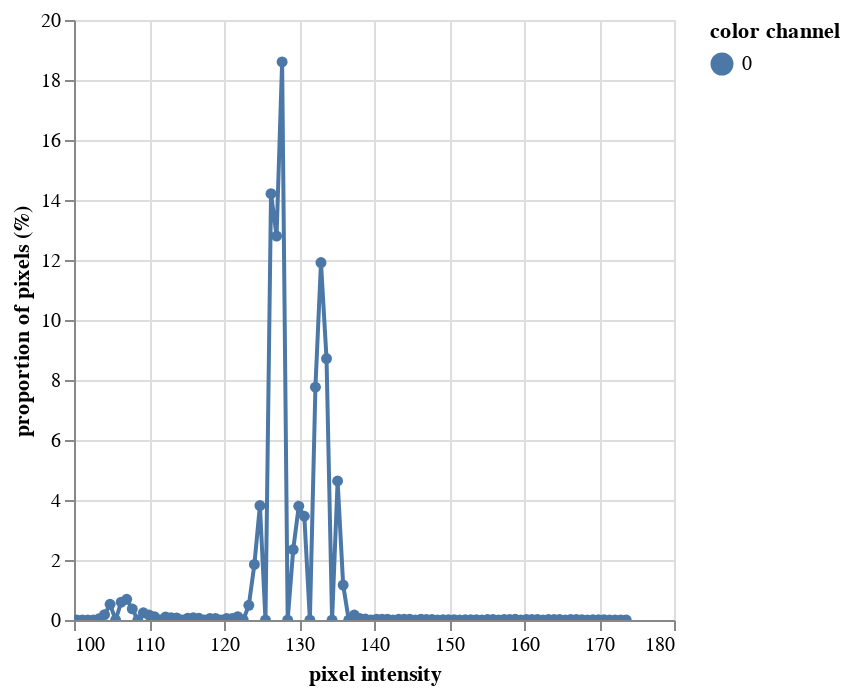
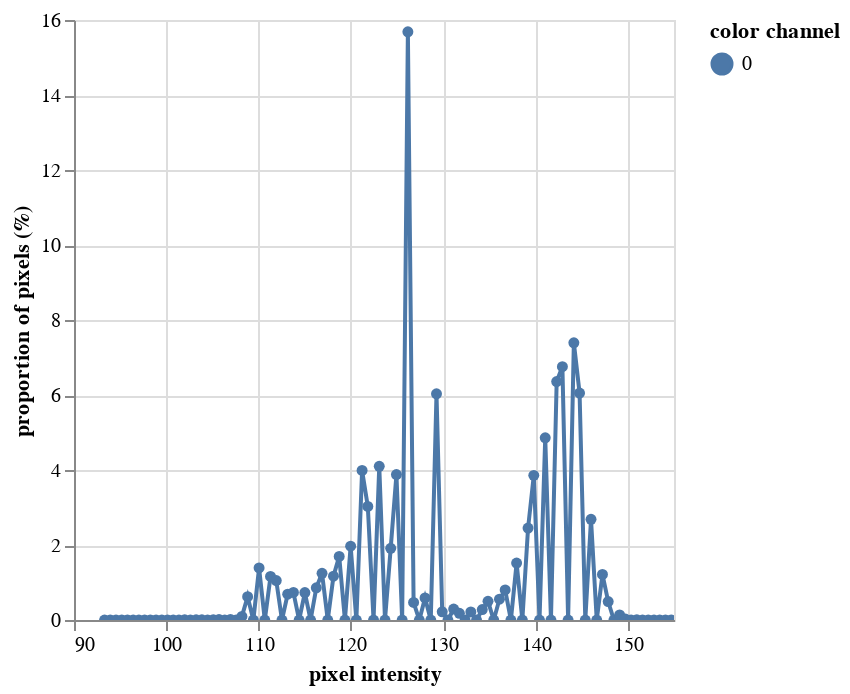
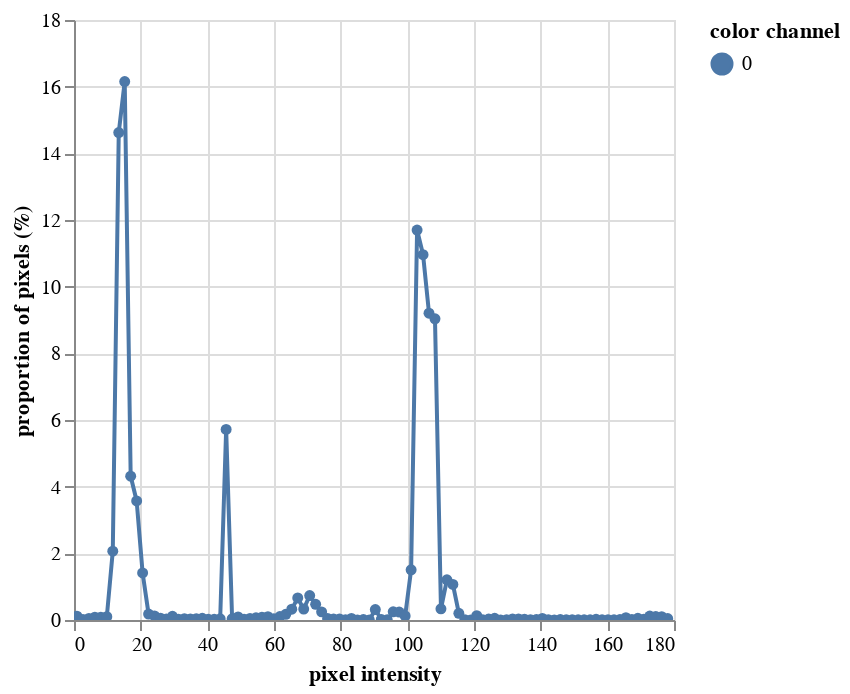
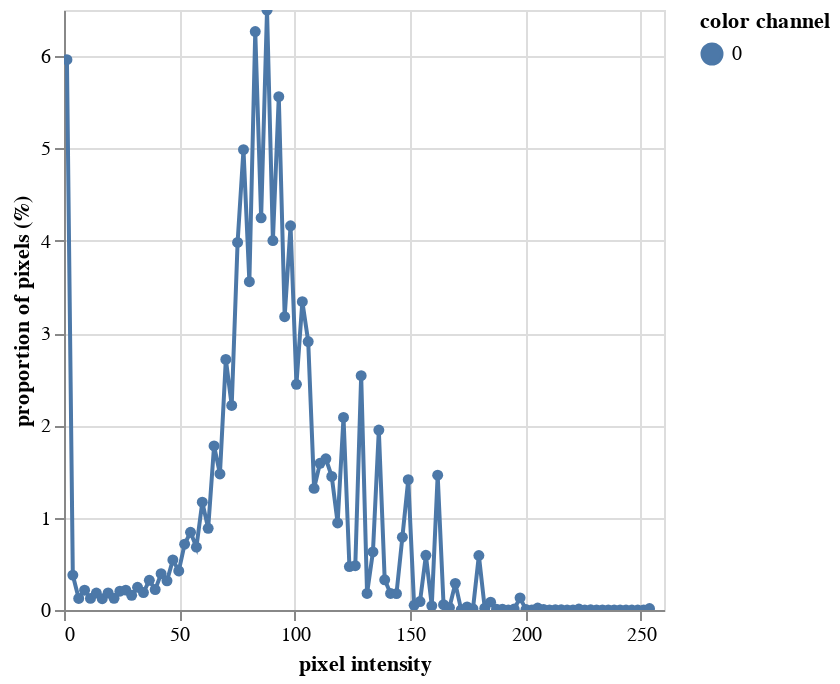

The code cell stored with these charts, in order, in its notebook:
### Code cell
his_figureA, hist_dataA = pcv.visualize.histogram(a, hist_data=True)
his_figureB, hist_dataB = pcv.visualize.histogram(b, hist_data=True)
his_figureH, hist_dataH = pcv.visualize.histogram(h, hist_data=True)
his_figureS, hist_dataS = pcv.visualize.histogram(s, hist_data=True)
his_figureV, hist_dataV = pcv.visualize.histogram(v, hist_data=True)
